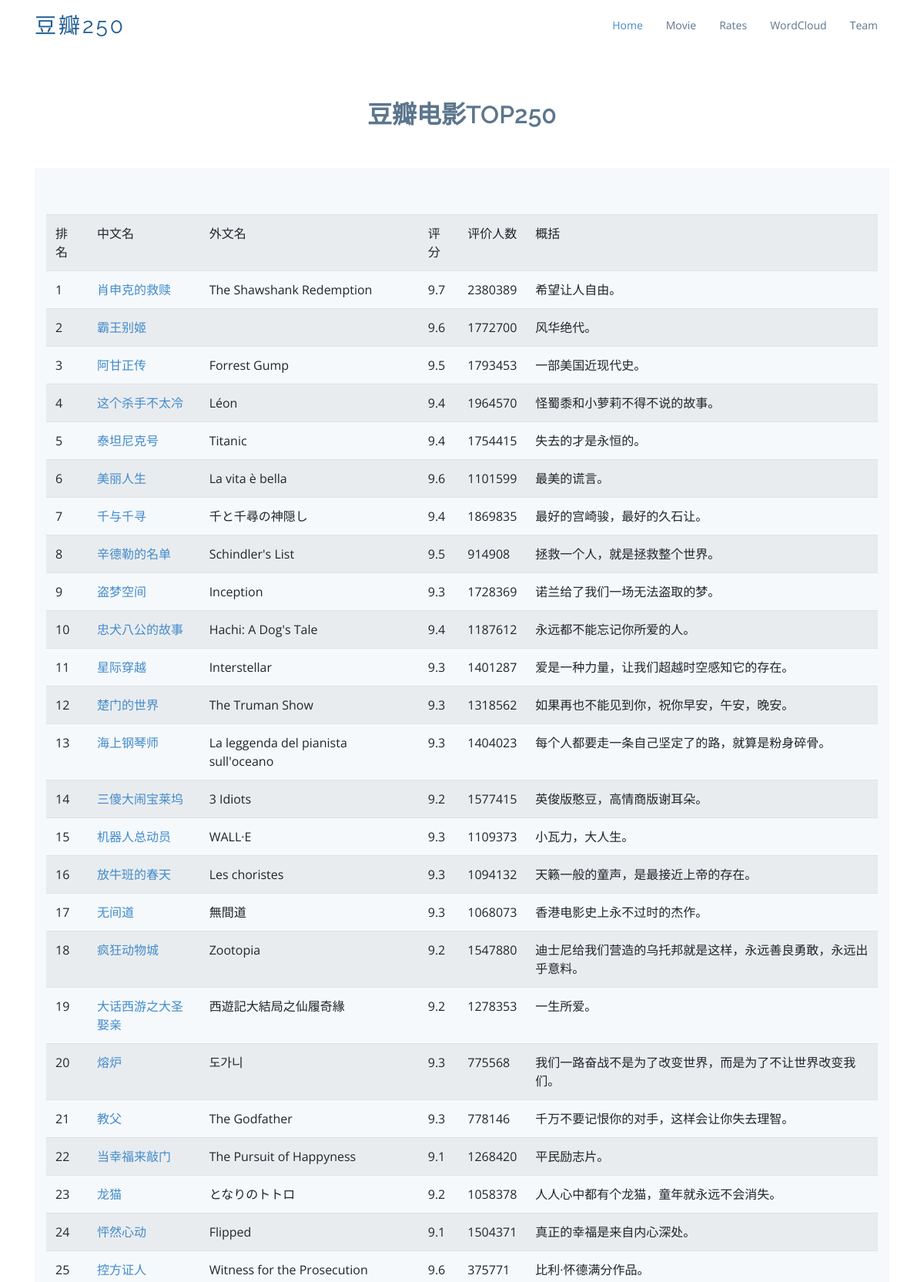
The page /movie (upper part) on the database its author committed.
### tables this page shows
CREATE TABLE movie250
        (
        id integer primary key autoincrement,
        info_link text,
        img_link text,
        name_cn varchar,
        name_for varchar,
        rate numeric,
        comment numeric,
        inq text
        );

### app.py (the view)
@app.route('/movie')
def movie():
    datalist = []
    conn = sqlite3.connect("movie250.db")
    cur = conn.cursor()
    sql = '''
        SELECT * FROM movie250
    '''
    data = cur.execute(sql)
    for item in data:
        datalist.append(item)
    cur.close()
    conn.close()
    return render_template("movie.html", movies=datalist)

### templates/movie.html (shortened to what this page needs)
<!DOCTYPE html>
<html lang="en">
<head>
  <link href="static/assets/vendor/bootstrap/css/bootstrap.min.css" rel="stylesheet">
  <link href="static/assets/vendor/icofont/icofont.min.css" rel="stylesheet">
  <link href="static/assets/vendor/boxicons/css/boxicons.min.css" rel="stylesheet">
  <link href="static/assets/vendor/animate.css/animate.min.css" rel="stylesheet">
  <link href="static/assets/vendor/venobox/venobox.css" rel="stylesheet">
  <link href="static/assets/vendor/aos/aos.css" rel="stylesheet">
  <link href="static/assets/css/style.css" rel="stylesheet">
</head>
<body>
  <header id="header">
    <div class="container">
      <div class="logo float-left">
        <h1 class="text-light"><a href="index.html"><span>豆瓣250</span></a></h1>
      </div>
      <nav class="nav-menu float-right d-none d-lg-block">
        <ul>
          <li class="active"><a href="/index">Home</a></li>
          <li><a href="/movie">Movie</a></li>
          <li><a href="/rates">Rates</a></li>
          <li><a href="/words">WordCloud</a></li>
          <li><a href="/team">Team</a></li>
        </ul>
      </nav>
    </div>
  </header>
    <section id="team" class="team">
      <div class="container">
        <div class="section-title">
          <h2>豆瓣电影TOP250</h2>
        </div>
    <section class="counts section-bg">
      <div class="container">
        <table class="table table-striped">
            <tr>
                <td>排名</td>
                <td>中文名</td>
                <td>外文名</td>
                <td>评分</td>
                <td>评价人数</td>
                <td>概括</td>
            </tr>
            {% for movie in movies %}
                <tr>
                    <td>{{ movie[0] }}</td>
                    <td>
                    <a href="{{ movie[1] }}" target="_blank">
                        {{ movie[3] }}
                    </a>
                    </td>
                    <td>{{ movie[4] }}</td>
                    <td>{{ movie[5] }}</td>
                    <td>{{ movie[6] }}</td>
                    <td>{{ movie[7] }}</td>
                </tr>
            {% endfor %}
        </table>
      </div>
    </section>
      </div>
    </section>
</body>
</html>

### static/assets/css/style.css (style rules this page uses)
body { font-family: "Open Sans", sans-serif; color: #444; }
a { color: #428bca; }
h1, h2, h3, h4, h5, h6, .font-primary { font-family: "Raleway", sans-serif; }
#header { height: 70px; transition: all 0.5s; transition: all 0.5s; padding: 10px 0; background: #fff; z-index: 997; }
#header .logo h1 { font-size: 28px; margin: 0; padding: 10px 0; line-height: 1; font-weight: 400; letter-spacing: 3px; text-transform: uppercase; }
#header .logo h1 a, #header .logo h1 a:hover { color: #1c5c93; text-decoration: none; }
.nav-menu, .nav-menu * { margin: 0; padding: 0; list-style: none; }
.nav-menu > ul > li { position: relative; white-space: nowrap; float: left; }
.nav-menu a { display: block; position: relative; color: #5c768d; padding: 12px 15px; transition: 0.3s; font-size: 14px; font-family: "Open Sans", sans-serif; }
.nav-menu a:hover, .nav-menu .active > a, .nav-menu li:hover > a { color: #428bca; text-decoration: none; }
.mobile-nav { position: fixed; top: 0; bottom: 0; z-index: 9999; overflow-y: auto; left: -260px; width: 260px; padding-top: 18px; background: #1f3548; transition: 0.4s; }
.mobile-nav * { margin: 0; padding: 0; list-style: none; }
.mobile-nav a { display: block; position: relative; color: #e3f0fc; padding: 10px 20px; font-weight: 500; }
.mobile-nav a:hover, .mobile-nav .active > a, .mobile-nav li:hover > a { color: #9eccf4; text-decoration: none; }
section { padding: 60px 0; }
.section-bg { background-color: #f5f9fc; }
.section-title { text-align: center; padding-bottom: 30px; }
.section-title h2 { font-size: 32px; font-weight: 600; margin-bottom: 20px; padding-bottom: 0; color: #5c768d; }
.counts { padding-bottom: 30px; }
.team { background: #fff; padding: 60px 0 30px 0; }

### rows shown on the page
movie250: id "1", name_cn "肖申克的救赎", name_for "The Shawshank Redemption", rate "9.7", comment "2380389", inq "希望让人自由。"
movie250: id "2", name_cn "霸王别姬", rate "9.6", comment "1772700", inq "风华绝代。"
movie250: id "3", name_cn "阿甘正传", name_for "Forrest Gump", rate "9.5", comment "1793453", inq "一部美国近现代史。"
movie250: id "4", name_cn "这个杀手不太冷", name_for "Léon", rate "9.4", comment "1964570", inq "怪蜀黍和小萝莉不得不说的故事。"
movie250: id "5", name_cn "泰坦尼克号", name_for "Titanic", rate "9.4", comment "1754415", inq "失去的才是永恒的。"
movie250: id "6", name_cn "美丽人生", name_for "La vita è bella", rate "9.6", comment "1101599", inq "最美的谎言。"
movie250: id "7", name_cn "千与千寻", name_for "千と千尋の神隠し", rate "9.4", comment "1869835", inq "最好的宫崎骏，最好的久石让。"
movie250: id "8", name_cn "辛德勒的名单", name_for "Schindler's List", rate "9.5", comment "914908", inq "拯救一个人，就是拯救整个世界。"
movie250: id "9", name_cn "盗梦空间", name_for "Inception", rate "9.3", comment "1728369", inq "诺兰给了我们一场无法盗取的梦。"
movie250: id "10", name_cn "忠犬八公的故事", name_for "Hachi: A Dog's Tale", rate "9.4", comment "1187612", inq "永远都不能忘记你所爱的人。"
movie250: id "11", name_cn "星际穿越", name_for "Interstellar", rate "9.3", comment "1401287", inq "爱是一种力量，让我们超越时空感知它的存在。"
movie250: id "12", name_cn "楚门的世界", name_for "The Truman Show", rate "9.3", comment "1318562", inq "如果再也不能见到你，祝你早安，午安，晚安。"
movie250: id "13", name_cn "海上钢琴师", name_for "La leggenda del pianista sull'oceano", rate "9.3", comment "1404023", inq "每个人都要走一条自己坚定了的路，就算是粉身碎骨。"
movie250: id "14", name_cn "三傻大闹宝莱坞", name_for "3 Idiots", rate "9.2", comment "1577415", inq "英俊版憨豆，高情商版谢耳朵。"
movie250: id "15", name_cn "机器人总动员", name_for "WALL·E", rate "9.3", comment "1109373", inq "小瓦力，大人生。"
movie250: id "16", name_cn "放牛班的春天", name_for "Les choristes", rate "9.3", comment "1094132", inq "天籁一般的童声，是最接近上帝的存在。"
movie250: id "17", name_cn "无间道", name_for "無間道", rate "9.3", comment "1068073", inq "香港电影史上永不过时的杰作。"
movie250: id "18", name_cn "疯狂动物城", name_for "Zootopia", rate "9.2", comment "1547880", inq "迪士尼给我们营造的乌托邦就是这样，永远善良勇敢，永远出乎意料。"
movie250: id "19", name_cn "大话西游之大圣娶亲", name_for "西遊記大結局之仙履奇緣", rate "9.2", comment "1278353", inq "一生所爱。"
movie250: id "20", name_cn "熔炉", name_for "도가니", rate "9.3", comment "775568", inq "我们一路奋战不是为了改变世界，而是为了不让世界改变我们。"
movie250: id "21", name_cn "教父", name_for "The Godfather", rate "9.3", comment "778146", inq "千万不要记恨你的对手，这样会让你失去理智。"
movie250: id "22", name_cn "当幸福来敲门", name_for "The Pursuit of Happyness", rate "9.1", comment "1268420", inq "平民励志片。"
movie250: id "23", name_cn "龙猫", name_for "となりのトトロ", rate "9.2", comment "1058378", inq "人人心中都有个龙猫，童年就永远不会消失。"
movie250: id "24", name_cn "怦然心动", name_for "Flipped", rate "9.1", comment "1504371", inq "真正的幸福是来自内心深处。"
movie250: id "25", name_cn "控方证人", name_for "Witness for the Prosecution", rate "9.6", comment "375771", inq "比利·怀德满分作品。"
